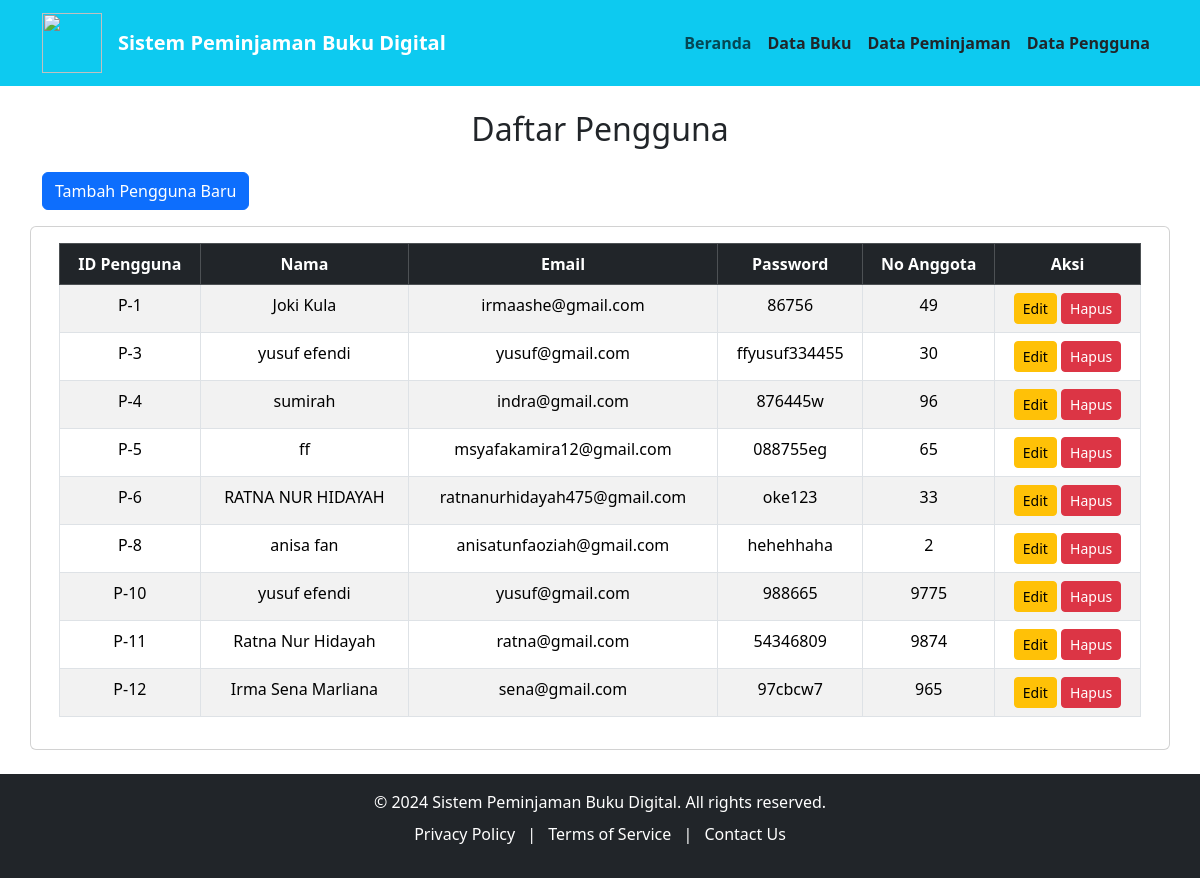
The app's page /user/index with its own data.
### tables this page shows
CREATE TABLE `tabel_user` (
  `id_user` int NOT NULL,
  `nama` varchar(50) NOT NULL,
  `email` varchar(50) NOT NULL,
  `password` varchar(15) NOT NULL,
  `no_anggota` int NOT NULL
);

### app/controllers/UserController.php (called while the page is built, shortened)
<?php
require_once '../app/models/UserModel.php';
class UserController
{
    private $userModel;
    public function __construct()
    {
        $this->userModel = new User();
    }
    public function index()
    {
        $users = $this->userModel->getAllUsers();
        require_once '../app/views/user/index.php';
    }
}

### public/index.php (called while the page is built, shortened)
<?php
require_once '../routes.php';

### config/database.php (called while the page is built, shortened)
<?php
class Database {
    private $host = 'localhost';
    private $db_name = '2d_klp4';
    private $username = 'root';
    private $password = '';
    public function connect()
    {
        $this->conn = null;
        try {
            $this->conn = new PDO("mysql:host=" . $this->host . ";dbname=" . $this->db_name, $this->username, $this->password);
            $this->conn->setAttribute(PDO::ATTR_ERRMODE, PDO::ERRMODE_EXCEPTION);
        } catch (PDOException $e) {
            echo "Connection error: " . $e->getMessage();
        }
        return $this->conn;
    }
}

### app/models/UserModel.php (called while the page is built, shortened)
<?php
require_once '../config/database.php';
class User
{
    private $db;
    public function __construct()
    {
        $this->db = (new Database())->connect();
    }
    public function getAllUsers()
    {
        $query = $this->db->query("SELECT * FROM tabel_user");
        return $query->fetchAll(PDO::FETCH_ASSOC);
    }
}

### app/views/user/index.php (the view, shortened to what this page needs)
<!doctype html>
<html lang="en">
<head>
    <link href="https://cdn.jsdelivr.net/npm/bootstrap@5.3.3/dist/css/bootstrap.min.css" rel="stylesheet">
</head>
<body>
    <div class="container mt-4">
        <h2 class="text-center mb-4">Daftar Pengguna</h2>
        <a href="/user/create" class="btn btn-primary mb-3">Tambah Pengguna Baru</a>
        <div class="row">
            <div class="card">
                <div class="card-body">
                <table class="table table-bordered table-striped">
            <thead class="table-dark text-center">
                <tr>
                    <th>ID Pengguna</th>
                    <th>Nama</th>
                    <th>Email</th>
                    <th>Password</th>
                    <th>No Anggota</th>
                    <th>Aksi</th>
                </tr>
            </thead>
            <tbody class="text-center">
                <?php foreach ($users as $user): ?>
                    <tr>
                        <td>P-<?= htmlspecialchars($user['id_user']) ?></td>
                        <td><?= htmlspecialchars($user['nama']) ?></td>
                        <td><?= htmlspecialchars($user['email']) ?></td>
                        <td><?= htmlspecialchars($user['password']) ?></td>
                        <td><?= htmlspecialchars($user['no_anggota']) ?></td>
                        <td>
                            <a href="/user/edit/<?= $user['id_user']; ?>" class="btn btn-warning btn-sm">Edit</a>
                            <a href="/user/delete/<?php echo $user['id_user']; ?>"  class="btn btn-danger btn-sm" onclick="return confirm('Kamu yakin Menghapus Data Pengguna ini?')">Hapus</a>
                        </td>
                    </tr>
                <?php endforeach; ?>
            </tbody>
        </table>
                </div>
            </div>
        </div>
    </div>
</body>
<br>
</html>

### records on screen
tabel_user: id_user "1", nama "Joki Kula", email "irmaashe@gmail.com", password "86756", no_anggota "49"
tabel_user: id_user "3", nama "yusuf efendi", email "yusuf@gmail.com", password "ffyusuf334455", no_anggota "30"
tabel_user: id_user "4", nama "sumirah", email "indra@gmail.com", password "876445w", no_anggota "96"
tabel_user: id_user "5", nama "ff", email "msyafakamira12@gmail.com", password "088755eg", no_anggota "65"
tabel_user: id_user "6", nama "RATNA NUR HIDAYAH", email "ratnanurhidayah475@gmail.com", password "oke123", no_anggota "33"
tabel_user: id_user "8", nama "anisa fan", email "anisatunfaoziah@gmail.com", password "hehehhaha", no_anggota "2"
tabel_user: id_user "10", nama "yusuf efendi", email "yusuf@gmail.com", password "988665", no_anggota "9775"
tabel_user: id_user "11", nama "Ratna Nur Hidayah", email "ratna@gmail.com", password "54346809", no_anggota "9874"
tabel_user: id_user "12", nama "Irma Sena Marliana", email "sena@gmail.com", password "97cbcw7", no_anggota "965"
